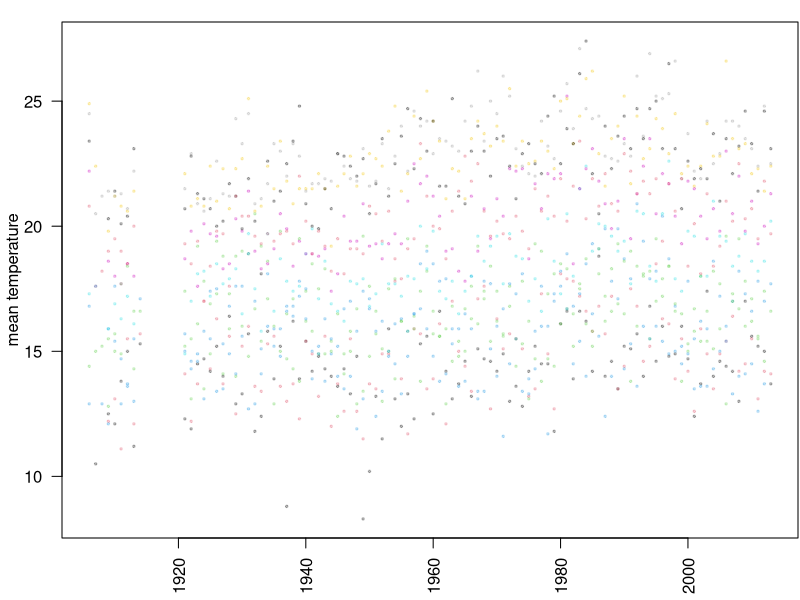
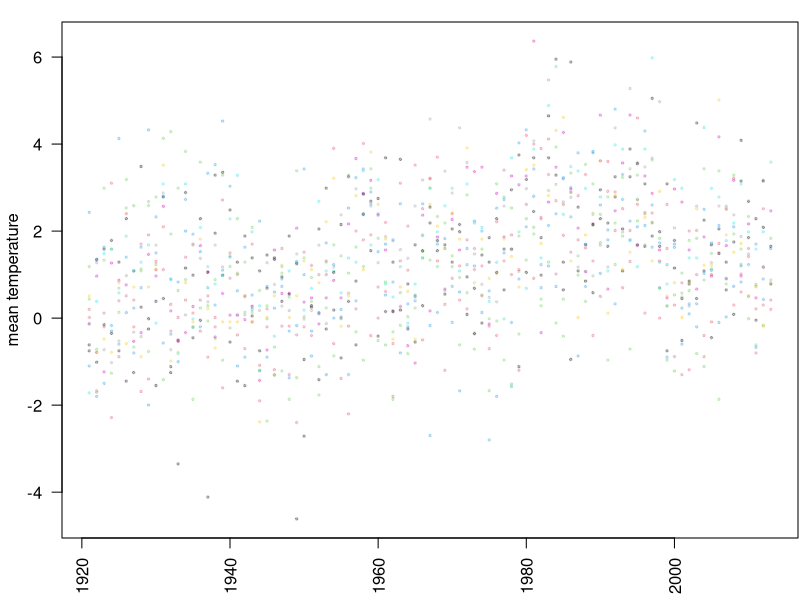
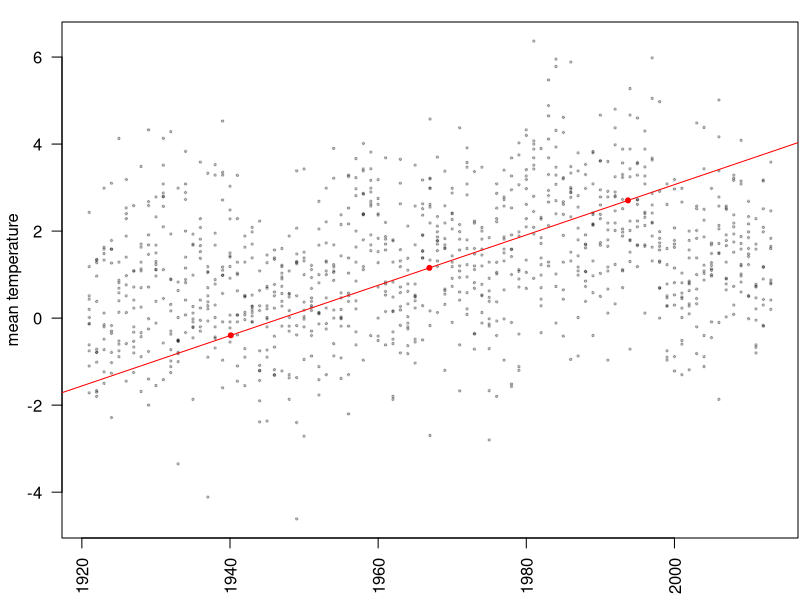
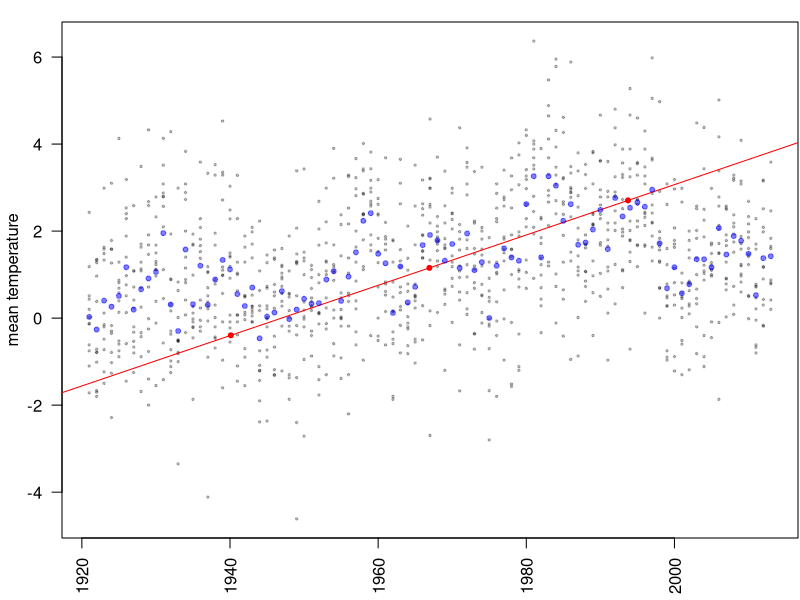
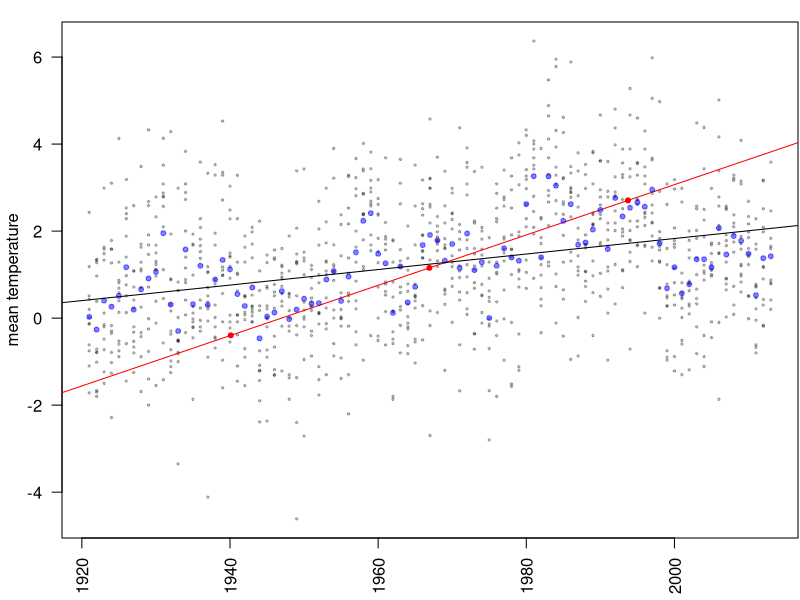
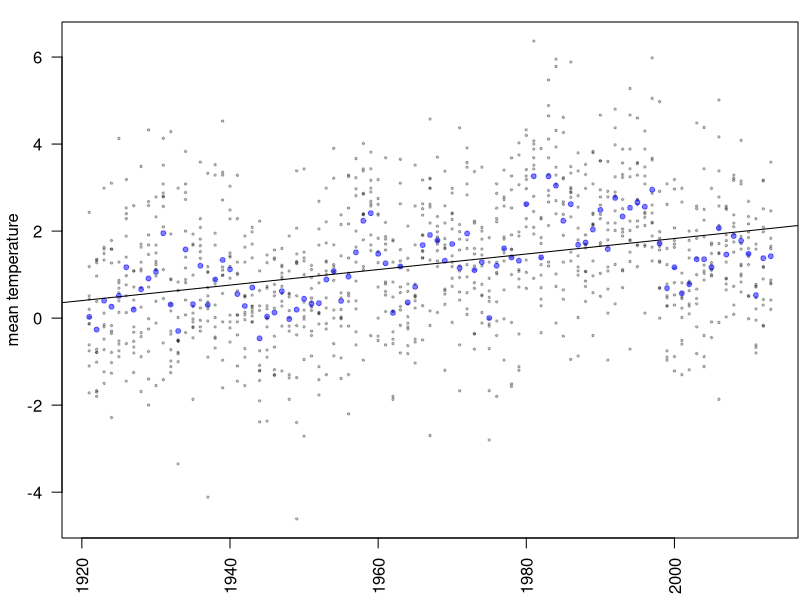
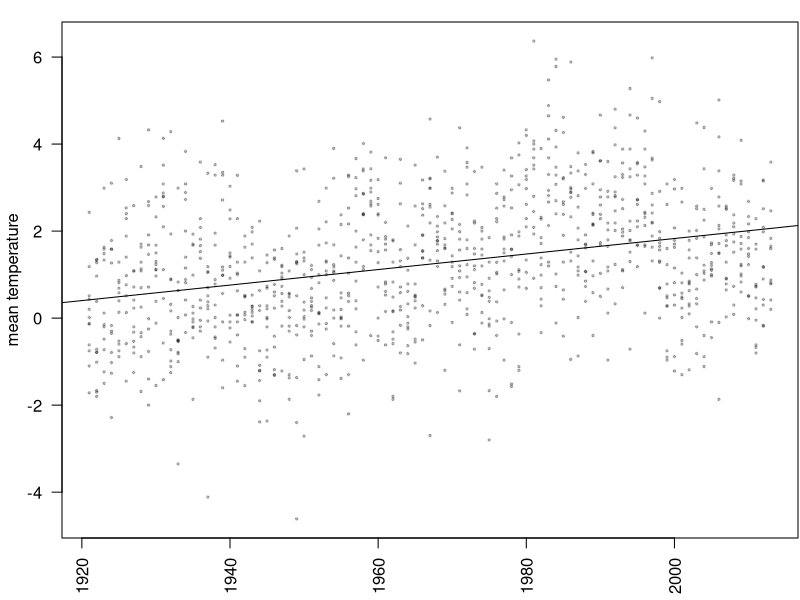
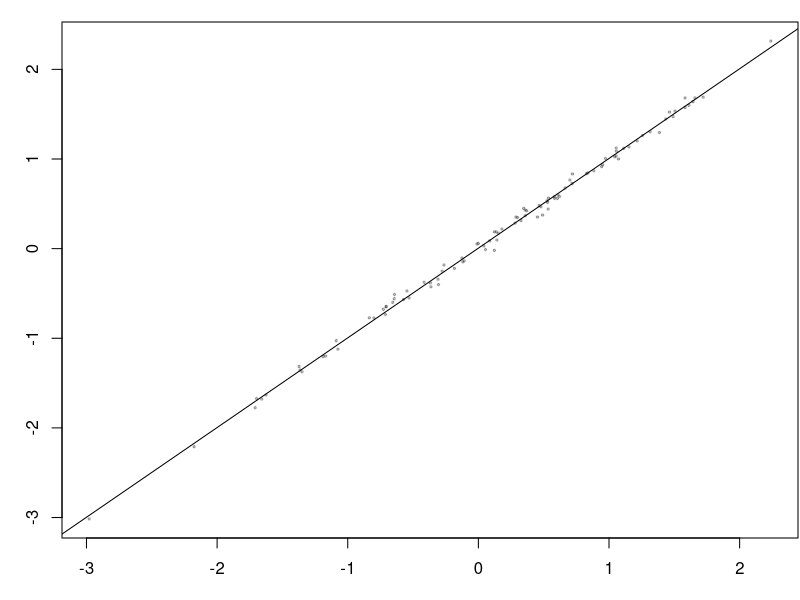

R code for these plots, in order:
# CLDD - Cooling degree days
# HTDD - Heating degree days
# DT90 - Number days with maximum temperature greater than or equal 90.0 F
# DX32 - Number days with maximum temperature less than or equal to 32.0 F 
# DT00 - Number days with minimum temperature less than or equal to 0.0 F
# DT32 - Number days with minimum temperature less than or equal to 32.0 F
# DP01 - Number of days with greater than or equal to 0.1 inch of precipitation
# DP05 - Number of days with greater than or equal to 0.5 inch of precipitation
# DP10 - Number of days with greater than or equal to 1.0 inch of precipitation
# EMXP - Extreme maximum daily precipitation
# MXSD - Maximum snow depth
# TPCP - Total precipitation
# TSNW - Total snow fall
# EMXT - Extreme maximum daily temperature
# EMNT - Extreme minimum daily temperature
# MMXT - Monthly Mean maximum temperature
# MMNT - Monthly Mean minimum temperature
# MNTM - Monthly mean temperature

usc <- read.csv("usc-weather.csv")
usc$DATE <- as.Date(as.character(usc$DATE),format="%Y%m%d")
for (k in 4:ncol(usc)) { usc[,k][usc[,k]==-9999] <- NA }
usc$MMXT <- usc$MMXT /10 
usc$MMNT <- usc$MMNT /10
usc$MNTM <- usc$MNTM /10
usc$month <- format.Date(usc$DATE,"%m")
usc$year <- as.numeric(format.Date(usc$DATE,"%Y"))

usc$temp <- usc$MNTM - with(subset(usc,year<1920), tapply( MNTM, month, mean, na.rm=TRUE ))[usc$month]
usc$year[ usc$year<1920 ] <- NA


pdf(file="usc-temps.pdf", width=3, height=2.5)
par(mar=c(3,3,1,0)+.1,mgp=c(2,1,0))
with(usc, plot(as.numeric(format.Date(DATE,"%Y")),MNTM, xlab="", ylab="mean temperature", pch=20, cex=.5, col=adjustcolor(month,.25), las=2 ) )
dev.off()

pdf(file="usc-temps-stdized.pdf", width=3, height=2.5)
par(mar=c(3,3,1,0)+.1,mgp=c(2,1,0))
with(usc, plot(year,temp, xlab="", ylab="mean temperature", pch=20, cex=.5, col=adjustcolor(month,.25), las=2 ) )
dev.off()

pdf(file="usc-temps-lines.pdf", width=3, height=2.5)
par(mar=c(3,3,1,0)+.1,mgp=c(2,1,0))
with(usc, plot(year,temp, xlab="", ylab="mean temperature", pch=20, cex=.5, col=adjustcolor('black',.25), las=2 ) )
points( mean(usc$year,na.rm=TRUE)+c(-1,0,1)*sd(usc$year,na.rm=TRUE), mean(usc$temp,na.rm=TRUE)+c(-1,0,1)*sd(usc$temp,na.rm=TRUE), pch=20, cex=1, col='red' )
abline( a=mean(usc$temp,na.rm=TRUE) - mean(usc$year,na.rm=TRUE) * sd(usc$temp,na.rm=TRUE)/sd(usc$year,na.rm=TRUE), b=sd(usc$temp,na.rm=TRUE)/sd(usc$year,na.rm=TRUE), col='red' )
dev.off()

pdf(file="usc-temps-lines-means.pdf", width=3, height=2.5)
par(mar=c(3,3,1,0)+.1,mgp=c(2,1,0))
with(usc, plot(year,temp, xlab="", ylab="mean temperature", pch=20, cex=.5, col=adjustcolor('black',.25), las=2 ) )
points( mean(usc$year,na.rm=TRUE)+c(-1,0,1)*sd(usc$year,na.rm=TRUE), mean(usc$temp,na.rm=TRUE)+c(-1,0,1)*sd(usc$temp,na.rm=TRUE), pch=20, cex=1, col='red' )
abline( a=mean(usc$temp,na.rm=TRUE) - mean(usc$year,na.rm=TRUE) * sd(usc$temp,na.rm=TRUE)/sd(usc$year,na.rm=TRUE), b=sd(usc$temp,na.rm=TRUE)/sd(usc$year,na.rm=TRUE), col='red' )
points( as.numeric(levels(factor(usc$year))), tapply(usc$temp,usc$year,mean,na.rm=TRUE), col=adjustcolor('blue',.5), pch=20 )
dev.off()

pdf(file="usc-temps-both-lines.pdf", width=3, height=2.5)
par(mar=c(3,3,1,0)+.1,mgp=c(2,1,0))
with(usc, plot(year,temp, xlab="", ylab="mean temperature", pch=20, cex=.5, col=adjustcolor('black',.25), las=2 ) )
points( mean(usc$year,na.rm=TRUE)+c(-1,0,1)*sd(usc$year,na.rm=TRUE), mean(usc$temp,na.rm=TRUE)+c(-1,0,1)*sd(usc$temp,na.rm=TRUE), pch=20, cex=1, col='red' )
abline( a=mean(usc$temp,na.rm=TRUE) - mean(usc$year,na.rm=TRUE) * sd(usc$temp,na.rm=TRUE)/sd(usc$year,na.rm=TRUE), b=sd(usc$temp,na.rm=TRUE)/sd(usc$year,na.rm=TRUE), col='red' )
points( as.numeric(levels(factor(usc$year))), tapply(usc$temp,usc$year,mean,na.rm=TRUE), col=adjustcolor('blue',.5), pch=20 )
abline( coef( lm( temp ~ year, data=usc ) ) )
dev.off()

pdf(file="usc-temps-regression.pdf", width=3, height=2.5)
par(mar=c(3,3,1,0)+.1,mgp=c(2,1,0))
with(usc, plot(year,temp, xlab="", ylab="mean temperature", pch=20, cex=.5, col=adjustcolor('black',.25), las=2 ) )
points( as.numeric(levels(factor(usc$year))), tapply(usc$temp,usc$year,mean,na.rm=TRUE), col=adjustcolor('blue',.5), pch=20 )
abline( coef( lm( temp ~ year, data=usc ) ) )
dev.off()


pdf(file="usc-temps-just-regression.pdf", width=3, height=2.5)
par(mar=c(3,3,1,0)+.1,mgp=c(2,1,0))
with(usc, plot(year,temp, xlab="", ylab="mean temperature", pch=20, cex=.5, col=adjustcolor('black',.25), las=2 ) )
abline( coef( lm( temp ~ year, data=usc ) ) )
dev.off()



### fake examples



pdf(file="r2ex-1.pdf", width=3, height=2.5)
par(mar=c(3,3,1,0)+.1,mgp=c(2,1,0))
xy <- data.frame(x=rnorm(100),y=rnorm(100))
xy$y <- xy$x + xy$y/20
with(xy, plot(x,y, xlab="", ylab="", pch=20, cex=.5, col=adjustcolor('black',.25) ) )
abline( coef( lm( y ~ x, data=xy ) ) )
dev.off()
cor(xy)


pdf(file="r2ex-2.pdf", width=3, height=2.5)
par(mar=c(3,3,1,0)+.1,mgp=c(2,1,0))
xy <- data.frame(x=rnorm(100),y=rnorm(100))
xy$y <- xy$x + xy$y
with(xy, plot(x,y, xlab="", ylab="", pch=20, cex=.5, col=adjustcolor('black',.25) ) )
abline( coef( lm( y ~ x, data=xy ) ) )
dev.off()
cor(xy)


pdf(file="r2ex-3.pdf", width=3, height=2.5)
par(mar=c(3,3,1,0)+.1,mgp=c(2,1,0))
xy <- data.frame(x=rnorm(100),y=rnorm(100))
xy$y <- xy$x/5 + xy$y
with(xy, plot(x,y, xlab="", ylab="", pch=20, cex=.5, col=adjustcolor('black',.25) ) )
abline( coef( lm( y ~ x, data=xy ) ) )
dev.off()
cor(xy)


